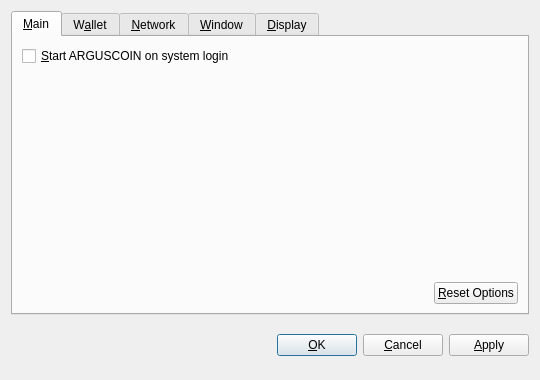
<?xml version="1.0" encoding="UTF-8"?>
<ui version="4.0">
 <class>OptionsDialog</class>
 <widget class="QDialog" name="OptionsDialog">
  <property name="geometry">
   <rect>
    <x>0</x>
    <y>0</y>
    <width>540</width>
    <height>380</height>
   </rect>
  </property>
  <property name="windowTitle">
   <string>Options</string>
  </property>
  <property name="modal">
   <bool>true</bool>
  </property>
  <layout class="QVBoxLayout" name="verticalLayout">
   <item>
    <widget class="QTabWidget" name="tabWidget">
     <property name="tabPosition">
      <enum>QTabWidget::North</enum>
     </property>
     <property name="currentIndex">
      <number>0</number>
     </property>
     <widget class="QWidget" name="tabMain">
      <attribute name="title">
       <string>&amp;Main</string>
      </attribute>
      <layout class="QVBoxLayout" name="verticalLayout_Main">
       <item>
        <widget class="QCheckBox" name="bitcoinAtStartup">
         <property name="toolTip">
          <string>Automatically start ARGUSCOIN after logging in to the system.</string>
         </property>
         <property name="text">
          <string>&amp;Start ARGUSCOIN on system login</string>
         </property>
        </widget>
       </item>
       <item>
        <spacer name="verticalSpacer_Main">
         <property name="orientation">
          <enum>Qt::Vertical</enum>
         </property>
         <property name="sizeHint" stdset="0">
          <size>
           <width>20</width>
           <height>40</height>
          </size>
         </property>
        </spacer>
       </item>
       <item>
        <layout class="QHBoxLayout" name="horizontalLayout_2_Main">
         <item>
          <spacer name="horizontalSpacer_2_Main">
           <property name="orientation">
            <enum>Qt::Horizontal</enum>
           </property>
           <property name="sizeHint" stdset="0">
            <size>
             <width>40</width>
             <height>20</height>
            </size>
           </property>
          </spacer>
         </item>
         <item>
          <widget class="QPushButton" name="resetButton">
           <property name="toolTip">
            <string>Reset all client options to default.</string>
           </property>
           <property name="text">
            <string>&amp;Reset Options</string>
           </property>
           <property name="autoDefault">
            <bool>false</bool>
           </property>
          </widget>
         </item>
        </layout>
       </item>
      </layout>
     </widget>
     <widget class="QWidget" name="tabWallet">
      <attribute name="title">
       <string>W&amp;allet</string>
      </attribute>
      <layout class="QVBoxLayout" name="verticalLayout_Network">
       <item>
        <widget class="QLabel" name="transactionFeeInfoLabel">
         <property name="text">
          <string>Optional transaction fee per kB that helps make sure your transactions are processed quickly. Most transactions are 1 kB.</string>
         </property>
         <property name="textFormat">
          <enum>Qt::PlainText</enum>
         </property>
         <property name="wordWrap">
          <bool>true</bool>
         </property>
        </widget>
       </item>
       <item>
        <layout class="QHBoxLayout" name="horizontalLayout_1_Main">
         <item>
          <widget class="QLabel" name="transactionFeeLabel">
           <property name="text">
            <string>Pay transaction &amp;fee</string>
           </property>
           <property name="textFormat">
            <enum>Qt::PlainText</enum>
           </property>
           <property name="buddy">
            <cstring>transactionFee</cstring>
           </property>
          </widget>
         </item>
         <item>
          <widget class="BitcoinAmountField" name="transactionFee"/>
         </item>
         <item>
          <spacer name="horizontalSpacer_1_Main">
           <property name="orientation">
            <enum>Qt::Horizontal</enum>
           </property>
           <property name="sizeHint" stdset="0">
            <size>
             <width>40</width>
             <height>20</height>
            </size>
           </property>
          </spacer>
         </item>
        </layout>
       </item>
       <item>
        <widget class="QLabel" name="label">
         <property name="text">
          <string>If you disable the spending of unconfirmed change, the change from a transaction cannot be used until that transaction has at least one confirmation. This also affects how your balance is computed.</string>
         </property>
         <property name="wordWrap">
          <bool>true</bool>
         </property>
        </widget>
       </item>
       <item>
        <widget class="QCheckBox" name="spendZeroConfChange">
         <property name="text">
          <string>Spend unconfirmed change  (experts only)</string>
         </property>
        </widget>
       </item>
       <item>
        <spacer name="verticalSpacer">
         <property name="orientation">
          <enum>Qt::Vertical</enum>
         </property>
         <property name="sizeHint" stdset="0">
          <size>
           <width>20</width>
           <height>40</height>
          </size>
         </property>
        </spacer>
       </item>
      </layout>
     </widget>
     <widget class="QWidget" name="tabNetwork">
      <attribute name="title">
       <string>&amp;Network</string>
      </attribute>
      <layout class="QVBoxLayout" name="verticalLayout_Network">
       <item>
        <widget class="QCheckBox" name="mapPortUpnp">
         <property name="toolTip">
          <string>Automatically open the ARGUSCOIN client port on the router. This only works when your router supports UPnP and it is enabled.</string>
         </property>
         <property name="text">
          <string>Map port using &amp;UPnP</string>
         </property>
        </widget>
       </item>
       <item>
        <widget class="QCheckBox" name="connectSocks">
         <property name="toolTip">
          <string>Connect to the ARGUSCOIN network through a SOCKS proxy (e.g. when connecting through Tor).</string>
         </property>
         <property name="text">
          <string>&amp;Connect through SOCKS proxy:</string>
         </property>
        </widget>
       </item>
       <item>
        <layout class="QHBoxLayout" name="horizontalLayout_Network">
         <item>
          <widget class="QLabel" name="proxyIpLabel">
           <property name="text">
            <string>Proxy &amp;IP:</string>
           </property>
           <property name="textFormat">
            <enum>Qt::PlainText</enum>
           </property>
           <property name="buddy">
            <cstring>proxyIp</cstring>
           </property>
          </widget>
         </item>
         <item>
          <widget class="QValidatedLineEdit" name="proxyIp">
           <property name="maximumSize">
            <size>
             <width>140</width>
             <height>16777215</height>
            </size>
           </property>
           <property name="toolTip">
            <string>IP address of the proxy (e.g. 127.0.0.1)</string>
           </property>
          </widget>
         </item>
         <item>
          <widget class="QLabel" name="proxyPortLabel">
           <property name="text">
            <string>&amp;Port:</string>
           </property>
           <property name="textFormat">
            <enum>Qt::PlainText</enum>
           </property>
           <property name="buddy">
            <cstring>proxyPort</cstring>
           </property>
          </widget>
         </item>
         <item>
          <widget class="QLineEdit" name="proxyPort">
           <property name="maximumSize">
            <size>
             <width>55</width>
             <height>16777215</height>
            </size>
           </property>
           <property name="toolTip">
            <string>Port of the proxy (e.g. 9050)</string>
           </property>
          </widget>
         </item>
         <item>
          <widget class="QLabel" name="socksVersionLabel">
           <property name="text">
            <string>SOCKS &amp;Version:</string>
           </property>
           <property name="textFormat">
            <enum>Qt::PlainText</enum>
           </property>
           <property name="buddy">
            <cstring>socksVersion</cstring>
           </property>
          </widget>
         </item>
         <item>
          <widget class="QValueComboBox" name="socksVersion">
           <property name="toolTip">
            <string>SOCKS version of the proxy (e.g. 5)</string>
           </property>
          </widget>
         </item>
         <item>
          <spacer name="horizontalSpacer_Network">
           <property name="orientation">
            <enum>Qt::Horizontal</enum>
           </property>
           <property name="sizeHint" stdset="0">
            <size>
             <width>40</width>
             <height>20</height>
            </size>
           </property>
          </spacer>
         </item>
        </layout>
       </item>
       <item>
        <spacer name="verticalSpacer_Network">
         <property name="orientation">
          <enum>Qt::Vertical</enum>
         </property>
         <property name="sizeHint" stdset="0">
          <size>
           <width>20</width>
           <height>40</height>
          </size>
         </property>
        </spacer>
       </item>
      </layout>
     </widget>
     <widget class="QWidget" name="tabWindow">
      <attribute name="title">
       <string>&amp;Window</string>
      </attribute>
      <layout class="QVBoxLayout" name="verticalLayout_Window">
       <item>
        <widget class="QCheckBox" name="minimizeToTray">
         <property name="toolTip">
          <string>Show only a tray icon after minimizing the window.</string>
         </property>
         <property name="text">
          <string>&amp;Minimize to the tray instead of the taskbar</string>
         </property>
        </widget>
       </item>
       <item>
        <widget class="QCheckBox" name="minimizeOnClose">
         <property name="toolTip">
          <string>Minimize instead of exit the application when the window is closed. When this option is enabled, the application will be closed only after selecting Quit in the menu.</string>
         </property>
         <property name="text">
          <string>M&amp;inimize on close</string>
         </property>
        </widget>
       </item>
       <item>
        <spacer name="verticalSpacer_Window">
         <property name="orientation">
          <enum>Qt::Vertical</enum>
         </property>
         <property name="sizeHint" stdset="0">
          <size>
           <width>20</width>
           <height>40</height>
          </size>
         </property>
        </spacer>
       </item>
      </layout>
     </widget>
     <widget class="QWidget" name="tabDisplay">
      <attribute name="title">
       <string>&amp;Display</string>
      </attribute>
      <layout class="QVBoxLayout" name="verticalLayout_Display">
       <item>
        <layout class="QHBoxLayout" name="horizontalLayout_1_Display">
         <item>
          <widget class="QLabel" name="langLabel">
           <property name="text">
            <string>User Interface &amp;language:</string>
           </property>
           <property name="textFormat">
            <enum>Qt::PlainText</enum>
           </property>
           <property name="buddy">
            <cstring>lang</cstring>
           </property>
          </widget>
         </item>
         <item>
          <widget class="QValueComboBox" name="lang">
           <property name="toolTip">
            <string>The user interface language can be set here. This setting will take effect after restarting ARGUSCOIN.</string>
           </property>
          </widget>
         </item>
        </layout>
       </item>
       <item>
        <layout class="QHBoxLayout" name="horizontalLayout_2_Display">
         <item>
          <widget class="QLabel" name="unitLabel">
           <property name="text">
            <string>&amp;Unit to show amounts in:</string>
           </property>
           <property name="textFormat">
            <enum>Qt::PlainText</enum>
           </property>
           <property name="buddy">
            <cstring>unit</cstring>
           </property>
          </widget>
         </item>
         <item>
          <widget class="QValueComboBox" name="unit">
           <property name="toolTip">
            <string>Choose the default subdivision unit to show in the interface and when sending coins.</string>
           </property>
          </widget>
         </item>
        </layout>
       </item>
       <item>
        <widget class="QCheckBox" name="displayAddresses">
         <property name="toolTip">
          <string>Whether to show ARGUSCOIN addresses in the transaction list or not.</string>
         </property>
         <property name="text">
          <string>&amp;Display addresses in transaction list</string>
         </property>
        </widget>
       </item>
       <item>
        <widget class="QCheckBox" name="coinControlFeatures">
         <property name="toolTip">
          <string>Whether to show coin control features or not.</string>
         </property>
         <property name="text">
          <string>Display coin &amp;control features (experts only!)</string>
         </property>
        </widget>
       </item>
       <item>
        <spacer name="verticalSpacer_Display">
         <property name="orientation">
          <enum>Qt::Vertical</enum>
         </property>
         <property name="sizeHint" stdset="0">
          <size>
           <width>20</width>
           <height>40</height>
          </size>
         </property>
        </spacer>
       </item>
      </layout>
     </widget>
    </widget>
   </item>
   <item>
    <layout class="QHBoxLayout" name="horizontalLayout_Buttons">
     <item>
      <spacer name="horizontalSpacer_1">
       <property name="orientation">
        <enum>Qt::Horizontal</enum>
       </property>
       <property name="sizeHint" stdset="0">
        <size>
         <width>40</width>
         <height>48</height>
        </size>
       </property>
      </spacer>
     </item>
     <item>
      <widget class="QLabel" name="statusLabel">
       <property name="font">
        <font>
         <weight>75</weight>
         <bold>true</bold>
        </font>
       </property>
       <property name="text">
        <string/>
       </property>
       <property name="textFormat">
        <enum>Qt::PlainText</enum>
       </property>
       <property name="wordWrap">
        <bool>true</bool>
       </property>
      </widget>
     </item>
     <item>
      <spacer name="horizontalSpacer_2">
       <property name="orientation">
        <enum>Qt::Horizontal</enum>
       </property>
       <property name="sizeHint" stdset="0">
        <size>
         <width>40</width>
         <height>48</height>
        </size>
       </property>
      </spacer>
     </item>
     <item>
      <widget class="QPushButton" name="okButton">
       <property name="text">
        <string>&amp;OK</string>
       </property>
      </widget>
     </item>
     <item>
      <widget class="QPushButton" name="cancelButton">
       <property name="text">
        <string>&amp;Cancel</string>
       </property>
       <property name="autoDefault">
        <bool>false</bool>
       </property>
      </widget>
     </item>
     <item>
      <widget class="QPushButton" name="applyButton">
       <property name="text">
        <string>&amp;Apply</string>
       </property>
       <property name="autoDefault">
        <bool>false</bool>
       </property>
      </widget>
     </item>
    </layout>
   </item>
  </layout>
 </widget>
 <customwidgets>
  <customwidget>
   <class>BitcoinAmountField</class>
   <extends>QSpinBox</extends>
   <header>bitcoinamountfield.h</header>
  </customwidget>
  <customwidget>
   <class>QValueComboBox</class>
   <extends>QComboBox</extends>
   <header>qvaluecombobox.h</header>
  </customwidget>
  <customwidget>
   <class>QValidatedLineEdit</class>
   <extends>QLineEdit</extends>
   <header>qvalidatedlineedit.h</header>
  </customwidget>
 </customwidgets>
 <resources/>
 <connections/>
</ui>
